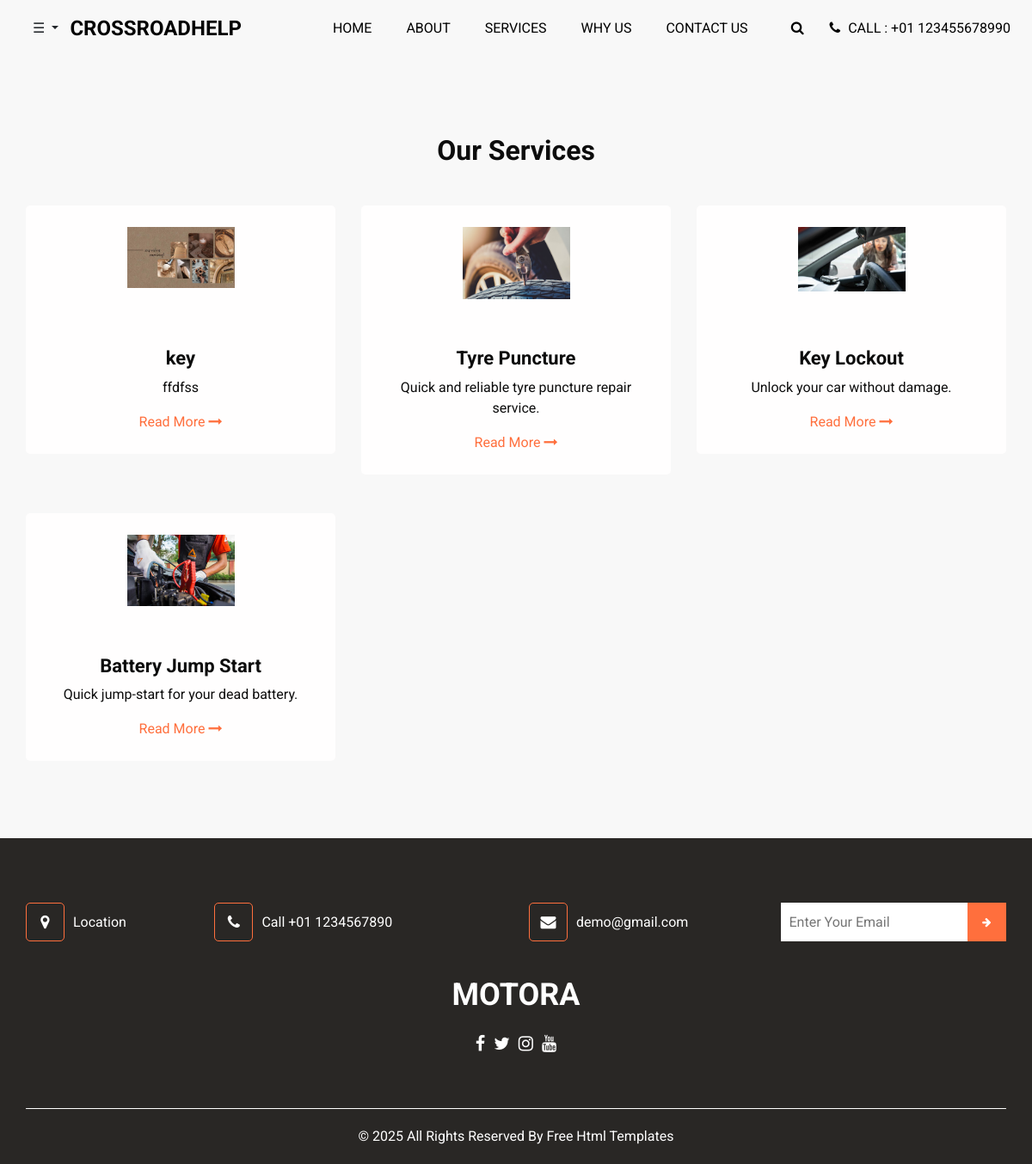
The app's page /customer_welcome/service.html with its own data.
### Home/models.py (models this page shows, shortened)
class ServiceProvided(models.Model):
    name = models.CharField(max_length=255)
    picture = models.ImageField(upload_to='services/')  # Main picture
    short_description = models.TextField()
    long_description = models.TextField()
    points_to_remember = models.TextField()
    additional_picture = models.ImageField(upload_to='services/', blank=True, null=True)  # Additional Picture

### Home/views.py (the view)
# urls.py: path('customer_welcome/service.html',views.service_list,name='service'),
def service_list(request):
    services = ServiceProvided.objects.all()
    return render(request, 'service.html', {'services': services})

### templates/service.html (shortened to what this page needs)
{% load static %}
<!DOCTYPE html>
<html>
<head>
  <link rel="stylesheet" type="text/css" href="{% static 'css/bootstrap.css' %}" />
  <link href="{% static 'css/font-awesome.min.css' %}" rel="stylesheet" />
  <link href="{% static 'css/style.css' %}" rel="stylesheet" />
  <link href="{% static 'css/responsive.css' %}" rel="stylesheet" />
</head>
<body>
  <header class="header_section">
    <div class="container-fluid">
      <nav class="navbar navbar-expand-lg custom_nav-container">
        <div class="dropdown">
          <button class="btn dropdown-toggle" type="button" id="menuButton" data-toggle="dropdown" aria-haspopup="true" aria-expanded="false">
            ☰
          </button>
        </div>
        <a class="navbar-brand" href="{% url 'home' %}">
          <span>CrossRoadHelp</span>
        </a>
        <div class="collapse navbar-collapse" id="navbarSupportedContent">
          <ul class="navbar-nav ml-auto">
            <li class="nav-item active">
              <a class="nav-link" href="index.html">Home <span class="sr-only">(current)</span></a>
            </li>
            <li class="nav-item">
              <a class="nav-link" href="about.html"> About</a>
            </li>
            <li class="nav-item">
              <a class="nav-link" href="service.html">Services</a>
            </li>
            <li class="nav-item">
              <a class="nav-link" href="why.html">Why Us</a>
            </li>
            <li class="nav-item">
              <a class="nav-link" href="contact.html">Contact Us</a>
            </li>
          </ul>
          <div class="quote_btn-container">
            <form class="form-inline">
              <button class="btn nav_search-btn" type="submit">
                <i class="fa fa-search" aria-hidden="true"></i>
              </button>
            </form>
            <a href="tel:+01123455678990">
              <i class="fa fa-phone" aria-hidden="true"></i>
              <span>Call : +01 123455678990</span>
            </a>
          </div>
        </div>
      </nav>
    </div>
  </header>
  <section class="service_section layout_padding">
    <div class="container">
        <div class="heading_container heading_center">
            <h2>Our Services</h2>
        </div>
    </div>
    <div class="container">
        <div class="row">
            {% for service in services %}
            <div class="col-md-6 col-lg-4">
                <div class="box">
                    <div class="img-box">
                        <img src="{{ service.picture.url }}" alt="{{ service.name }}">
                    </div>
                    <div class="detail-box">
                        <h4>{{ service.name }}</h4>
                        <p>{{ service.short_description }}</p>
                        <a href="{% url 'service_detail' service.id %}">
                            Read More
                            <i class="fa fa-long-arrow-right" aria-hidden="true"></i>
                        </a>
                    </div>
                </div>
            </div>
            {% empty %}
            <p>No services available at the moment.</p>
            {% endfor %}
        </div>
    </div>
</section>
  <section class="info_section ">
    <div class="info_container ">
      <div class="container">
        <div class="row">
          <div class="col-lg-9">
            <div class="info_contact ">
              <div class="row">
                <div class="col-md-3">
                  <a href="#" class="link-box">
                    <i class="fa fa-map-marker" aria-hidden="true"></i>
                    <span>
                      Location
                    </span>
                  </a>
                </div>
                <div class="col-md-5">
                  <a href="#" class="link-box">
                    <i class="fa fa-phone" aria-hidden="true"></i>
                    <span>
                      Call +01 1234567890
                    </span>
                  </a>
                </div>
                <div class="col-md-4">
                  <a href="#" class="link-box">
                    <i class="fa fa-envelope" aria-hidden="true"></i>
                    <span>
                      demo@gmail.com
                    </span>
                  </a>
                </div>
              </div>
            </div>
          </div>
          <div class="col-md-5  col-lg-3 mx-auto">
            <div class="info_form ">
              <form action="#">
                <input type="email" placeholder="Enter Your Email" />
                <button>
                  <i class="fa fa-arrow-right" aria-hidden="true"></i>
                </button>
              </form>
            </div>
          </div>
        </div>
        <div class="info_logo">
          <a class="navbar-brand" href="index.html">
            <span>
              Motora
            </span>
          </a>
        </div>
        <div class="social-box">
          <a href="">
            <i class="fa fa-facebook" aria-hidden="true"></i>
          </a>
          <a href="">
            <i class="fa fa-twitter" aria-hidden="true"></i>
          </a>
          <a href="">
            <i class="fa fa-instagram" aria-hidden="true"></i>
          </a>
          <a href="">
            <i class="fa fa-youtube" aria-hidden="true"></i>
          </a>
        </div>
      </div>
    </div>
  </section>
  <footer class="footer_section">
    <div class="container">
      <p>
        &copy; <span id="displayYear"></span> All Rights Reserved By
        <a href="https://html.design/">Free Html Templates</a>
      </p>
    </div>
  </footer>
</body>
</html>

### static/css/style.css (style rules this page uses)
html { overflow-x: hidden; }
body { font-family: "Roboto", sans-serif; color: #0c0c0c; background-color: #f8f8f8; overflow-x: hidden; }
section { max-width: 1400px; margin: auto; }
.layout_padding { padding: 90px 0; }
.heading_container { display: -webkit-box; display: -ms-flexbox; display: flex; -webkit-box-orient: vertical; -webkit-box-direction: normal; -ms-flex-direction: column; flex-direction: column; -webkit-box-align: start; -ms-flex-align: start; align-items: flex-start; }
.heading_container h2 { position: relative; font-weight: bold; margin: 0; }
.heading_container.heading_center { -webkit-box-align: center; -ms-flex-align: center; align-items: center; text-align: center; }
a, a:hover, a:focus { text-decoration: none; }
.btn, .btn:focus { outline: none !important; -webkit-box-shadow: none; box-shadow: none; }
.header_section .container-fluid { padding-right: 25px; padding-left: 25px; }
.navbar-brand span { font-weight: bold; color: #000000; font-size: 24px; text-transform: uppercase; }
.custom_nav-container { padding: 10px 0; }
.custom_nav-container .navbar-nav .nav-item .nav-link { padding: 5px 20px; color: #000000; text-align: center; text-transform: uppercase; }
.custom_nav-container .nav_search-btn { width: 35px; height: 35px; padding: 0; border: none; color: #000000; margin: 0 20px; }
.quote_btn-container { display: -webkit-box; display: -ms-flexbox; display: flex; -webkit-box-align: center; -ms-flex-align: center; align-items: center; }
.quote_btn-container a { color: #000000; text-transform: uppercase; }
.quote_btn-container a span { margin-left: 5px; }
.service_section { position: relative; }
.service_section .box { margin-top: 45px; display: -webkit-box; display: -ms-flexbox; display: flex; -webkit-box-orient: vertical; -webkit-box-direction: normal; -ms-flex-direction: column; flex-direction: column; -webkit-box-align: center; -ms-flex-align: center; align-items: center; text-align: center; padding: 25px; background-color: #fffefe; border-radius: 5px; }
.service_section .box .img-box { width: 125px; height: 125px; }
.service_section .box .img-box img { width: 100%; }
.service_section .box .detail-box { margin-top: 15px; }
.service_section .box .detail-box h4 { font-weight: bold; font-size: 22px; }
.service_section .box .detail-box a { color: #ff6f3d; }
.info_section { background-color: #292725; color: #ffffff; padding: 75px 0 60px 0; }
.info_section .row { -webkit-box-align: center; -ms-flex-align: center; align-items: center; }
.info_section .info_logo { display: -webkit-box; display: -ms-flexbox; display: flex; -webkit-box-pack: center; -ms-flex-pack: center; justify-content: center; margin-bottom: 15px; }
.info_section .info_logo .navbar-brand { margin: 0; padding: 0; }
.info_section .info_logo .navbar-brand span { color: #ffffff; font-size: 36px; }
.info_section .info_contact .link-box { display: -webkit-box; display: -ms-flexbox; display: flex; -webkit-box-align: center; -ms-flex-align: center; align-items: center; color: #ffffff; margin-bottom: 35px; }
.info_section .info_contact .link-box i { width: 45px; height: 45px; line-height: 45px; border: 1px solid #ff6f3d; text-align: center; border-radius: 5px; font-size: 18px; margin-right: 10px; }
.info_section .info_form { margin-bottom: 35px; }
.info_section .info_form form { display: -webkit-box; display: -ms-flexbox; display: flex; }
.info_section .info_form form input { -webkit-box-flex: 1; -ms-flex: 1; flex: 1; height: 45px; border: none; padding-left: 10px; }
.info_section .info_form form button { width: 45px; height: 45px; background-color: #ff6f3d; color: #ffffff; border: none; outline: none; font-size: 12px; margin: 0; }
.info_section .social-box { display: -webkit-box; display: -ms-flexbox; display: flex; -webkit-box-pack: center; -ms-flex-pack: center; justify-content: center; }
.info_section .social-box a { margin: 0 5px; color: #ffffff; font-size: 20px; }
.footer_section { position: relative; background-color: #292725; text-align: center; }
.footer_section p { color: #ffffff; padding: 20px 0; margin: 0; border-top: 1px solid #ffffff; }
.footer_section p a { color: inherit; }

### static/css/responsive.css (style rules this page uses)
@media (min-width: 1200px) { .container { max-width: 1170px; } }

### records on screen
ServiceProvided: picture (picture), name "key", short_description "ffdfss"
ServiceProvided: picture (picture), name "Tyre Puncture", short_description "Quick and reliable tyre puncture repair service."
ServiceProvided: picture (picture), name "Key Lockout", short_description "Unlock your car without damage."
ServiceProvided: picture (picture), name "Battery Jump Start", short_description "Quick jump-start for your dead battery."
